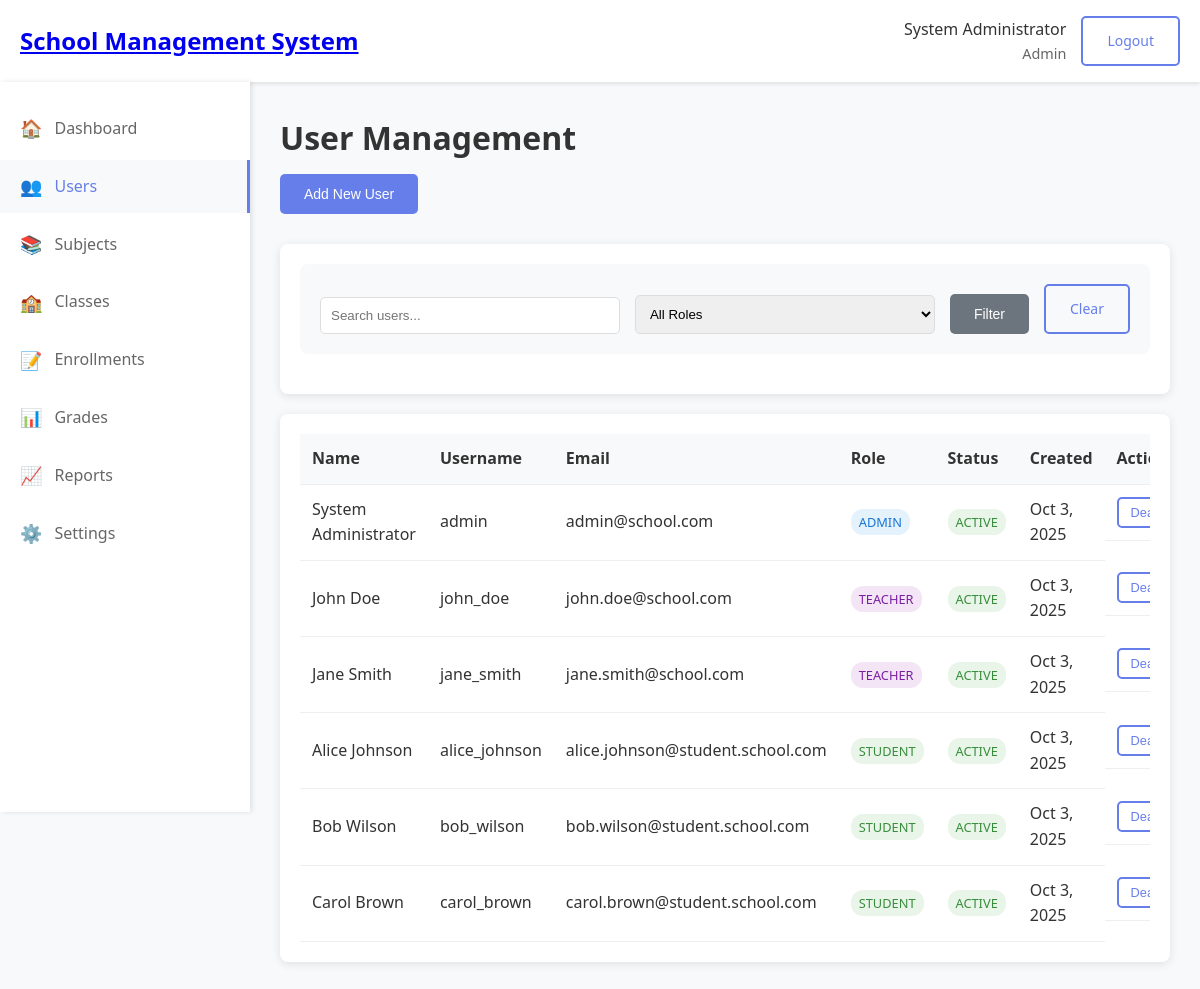
The page /admin/users.php (signed in) on the database its author committed.
### tables this page shows
CREATE TABLE users (
    id INT PRIMARY KEY AUTO_INCREMENT,
    username VARCHAR(50) UNIQUE NOT NULL,
    email VARCHAR(100) UNIQUE NOT NULL,
    password VARCHAR(255) NOT NULL,
    role ENUM('admin', 'teacher', 'student') NOT NULL,
    first_name VARCHAR(50) NOT NULL,
    last_name VARCHAR(50) NOT NULL,
    phone VARCHAR(20),
    address TEXT,
    date_of_birth DATE,
    created_at TIMESTAMP DEFAULT CURRENT_TIMESTAMP,
    updated_at TIMESTAMP DEFAULT CURRENT_TIMESTAMP ON UPDATE CURRENT_TIMESTAMP,
    is_active BOOLEAN DEFAULT TRUE
);

### admin/users.php (the view, shortened to what this page needs)
<?php
$database = new Database();
$db = $database->getConnection();
$search = isset($_GET['search']) ? $_GET['search'] : '';
$query = "SELECT * FROM users WHERE 1=1";
$query .= " ORDER BY created_at DESC";
$stmt = $db->prepare($query);
$stmt->execute();
$users = $stmt->fetchAll(PDO::FETCH_ASSOC);
?>
<!DOCTYPE html>
<html lang="en">
<head>
    <link rel="stylesheet" href="../assets/css/style.css">
    <link rel="stylesheet" href="../assets/css/admin.css">
</head>
<body class="dashboard logged-in">
    <?php include 'includes/navbar.php'; ?>
    <div class="dashboard-container">
        <?php include 'includes/sidebar.php'; ?>
        <main class="main-content">
            <div class="page-header">
                <h1 class="page-title">User Management</h1>
                <button class="btn btn-primary" onclick="openModal('createUserModal')">Add New User</button>
            </div>
            <div class="card">
                <div class="filters">
                    <form method="GET" class="filter-form">
                        <div class="filter-group">
                            <input type="text" name="search" placeholder="Search users..."
                                   value="<?php echo htmlspecialchars($search); ?>">
                        </div>
                        <div class="filter-group">
                            <select name="role">
                                <option value="">All Roles</option>
                            </select>
                        </div>
                        <button type="submit" class="btn btn-secondary">Filter</button>
                        <a href="users.php" class="btn btn-outline">Clear</a>
                    </form>
                </div>
            </div>
            <div class="card">
                <div class="table-container">
                    <table class="data-table">
                        <thead>
                            <tr>
                                <th>Name</th>
                                <th>Username</th>
                                <th>Email</th>
                                <th>Role</th>
                                <th>Status</th>
                                <th>Created</th>
                                <th>Actions</th>
                            </tr>
                        </thead>
                        <tbody>
                            <?php foreach($users as $user_row): ?>
                            <tr>
                                <td><?php echo htmlspecialchars($user_row['first_name'] . ' ' . $user_row['last_name']); ?></td>
                                <td><?php echo htmlspecialchars($user_row['username']); ?></td>
                                <td><?php echo htmlspecialchars($user_row['email']); ?></td>
                                <td>
                                    <span class="role-badge role-<?php echo $user_row['role']; ?>">
                                        <?php echo ucfirst($user_row['role']); ?>
                                    </span>
                                </td>
                                <td>
                                    <span class="status-badge status-<?php echo $user_row['is_active'] ? 'active' : 'inactive'; ?>">
                                        <?php echo $user_row['is_active'] ? 'Active' : 'Inactive'; ?>
                                    </span>
                                </td>
                                <td><?php echo date('M j, Y', strtotime($user_row['created_at'])); ?></td>
                                <td class="actions">
                                    <form method="POST" style="display: inline;">
                                        <button type="submit" class="btn btn-sm btn-outline">
                                            <?php echo $user_row['is_active'] ? 'Deactivate' : 'Activate'; ?>
                                        </button>
                                    </form>
                                </td>
                            </tr>
                            <?php endforeach; ?>
                        </tbody>
                    </table>
                </div>
            </div>
        </main>
    </div>
</body>
</html>

### admin/includes/navbar.php
<nav class="navbar">
    <div class="navbar-content">
        <div class="navbar-brand">
            <a href="dashboard.php"><?php echo APP_NAME; ?></a>
        </div>
        <div class="navbar-user">
            <div class="user-info">
                <div class="user-name"><?php echo $_SESSION['first_name'] . ' ' . $_SESSION['last_name']; ?></div>
                <div class="user-role"><?php echo $_SESSION['role']; ?></div>
            </div>
            <div class="user-actions">
                <a href="../logout.php" class="btn btn-outline">Logout</a>
            </div>
        </div>
    </div>
</nav>

### admin/includes/sidebar.php
<aside class="sidebar">
    <div class="sidebar-content">
        <ul class="sidebar-menu">
            <li class="menu-item">
                <a href="dashboard.php" class="menu-link active">
                    <span class="menu-icon">🏠</span>
                    <span class="menu-text">Dashboard</span>
                </a>
            </li>
            <li class="menu-item">
                <a href="users.php" class="menu-link">
                    <span class="menu-icon">👥</span>
                    <span class="menu-text">Users</span>
                </a>
            </li>
            <li class="menu-item">
                <a href="subjects.php" class="menu-link">
                    <span class="menu-icon">📚</span>
                    <span class="menu-text">Subjects</span>
                </a>
            </li>
            <li class="menu-item">
                <a href="classes.php" class="menu-link">
                    <span class="menu-icon">🏫</span>
                    <span class="menu-text">Classes</span>
                </a>
            </li>
            <li class="menu-item">
                <a href="enrollments.php" class="menu-link">
                    <span class="menu-icon">📝</span>
                    <span class="menu-text">Enrollments</span>
                </a>
            </li>
            <li class="menu-item">
                <a href="grades.php" class="menu-link">
                    <span class="menu-icon">📊</span>
                    <span class="menu-text">Grades</span>
                </a>
            </li>
            <li class="menu-item">
                <a href="reports.php" class="menu-link">
                    <span class="menu-icon">📈</span>
                    <span class="menu-text">Reports</span>
                </a>
            </li>
            <li class="menu-item">
                <a href="settings.php" class="menu-link">
                    <span class="menu-icon">⚙️</span>
                    <span class="menu-text">Settings</span>
                </a>
            </li>
        </ul>
    </div>
</aside>

### assets/css/style.css (style rules this page uses)
* { margin: 0; padding: 0; box-sizing: border-box; }
body { font-family: "Segoe UI", Tahoma, Geneva, Verdana, sans-serif; line-height: 1.6; color: #333; background-color: #f5f5f5; }
.btn { padding: 12px 24px; border: none; border-radius: 5px; font-size: 14px; font-weight: 500; cursor: pointer; transition: all 0.3s ease; text-decoration: none; display: inline-block; text-align: center; }
.btn-primary { background: #667eea; color: white; }
.dashboard { min-height: 100vh; background-color: #f8f9fa; }
.navbar { background: white; box-shadow: 0 2px 4px rgba(0, 0, 0, 0.1); padding: 1rem 0; }
.navbar-content { max-width: 1200px; margin: 0 auto; display: flex; justify-content: space-between; align-items: center; padding: 0 20px; }
.navbar-brand { font-size: 1.5rem; font-weight: bold; color: #667eea; }
.navbar-user { display: flex; align-items: center; gap: 15px; }
.user-info { text-align: right; }
.user-name { font-weight: 500; color: #333; }
.user-role { font-size: 0.9rem; color: #666; text-transform: capitalize; }
.main-content { max-width: 1200px; margin: 0 auto; padding: 30px 20px; }
.page-header { margin-bottom: 30px; }
.page-title { font-size: 2rem; color: #333; margin-bottom: 10px; }
.card { background: white; border-radius: 8px; box-shadow: 0 2px 10px rgba(0, 0, 0, 0.1); padding: 20px; margin-bottom: 20px; }

### assets/css/admin.css (style rules this page uses)
.dashboard-container { display: flex; min-height: calc(100vh - 70px); }
.sidebar { width: 250px; background: white; box-shadow: 2px 0 5px rgba(0, 0, 0, 0.1); position: fixed; height: calc(100vh - 70px); overflow-y: auto; }
.sidebar-content { padding: 20px 0; }
.sidebar-menu { list-style: none; }
.menu-item { margin-bottom: 5px; }
.menu-link { display: flex; align-items: center; padding: 12px 20px; color: #666; text-decoration: none; transition: all 0.3s ease; }
.menu-link:hover, .menu-link.active { background: #f8f9fa; color: #667eea; border-right: 3px solid #667eea; }
.menu-icon { margin-right: 12px; font-size: 18px; }
.menu-text { font-weight: 500; }
.main-content { margin-left: 250px; padding: 30px; width: calc(100% - 250px); }
.table-container { overflow-x: auto; }
.data-table { width: 100%; border-collapse: collapse; background: white; }
.data-table th, .data-table td { padding: 12px; text-align: left; border-bottom: 1px solid #eee; }
.data-table th { background: #f8f9fa; font-weight: 600; color: #333; }
.role-badge, .status-badge { padding: 4px 8px; border-radius: 12px; font-size: 0.8rem; font-weight: 500; text-transform: uppercase; }
.role-admin { background: #e3f2fd; color: #1976d2; }
.role-teacher { background: #f3e5f5; color: #7b1fa2; }
.role-student { background: #e8f5e8; color: #388e3c; }
.status-active { background: #e8f5e8; color: #388e3c; }
.filters { padding: 20px; background: #f8f9fa; border-radius: 8px; margin-bottom: 20px; }
.filter-form { display: flex; gap: 15px; align-items: end; flex-wrap: wrap; }
.filter-group { flex: 1; min-width: 200px; }
.filter-group input, .filter-group select { width: 100%; padding: 10px; border: 1px solid #ddd; border-radius: 5px; }
.btn-outline { background: transparent; border: 2px solid #667eea; color: #667eea; }
.btn-secondary { background: #6c757d; color: white; }
.btn-sm { padding: 6px 12px; font-size: 0.8rem; }
.actions { display: flex; gap: 5px; }

### rows shown on the page
users: first_name+last_name "System Administrator", username "admin", email "admin@school.com", role "ADMIN", is_active "ACTIVE", created_at "Oct 3, 2025"
users: first_name+last_name "John Doe", username "john_doe", email "john.doe@school.com", role "TEACHER", is_active "ACTIVE", created_at "Oct 3, 2025"
users: first_name+last_name "Jane Smith", username "jane_smith", email "jane.smith@school.com", role "TEACHER", is_active "ACTIVE", created_at "Oct 3, 2025"
users: first_name+last_name "Alice Johnson", username "alice_johnson", email "alice.johnson@student.school.com", role "STUDENT", is_active "ACTIVE", created_at "Oct 3, 2025"
users: first_name+last_name "Bob Wilson", username "bob_wilson", email "bob.wilson@student.school.com", role "STUDENT", is_active "ACTIVE", created_at "Oct 3, 2025"
users: first_name+last_name "Carol Brown", username "carol_brown", email "carol.brown@student.school.com", role "STUDENT", is_active "ACTIVE", created_at "Oct 3, 2025"

### other values the page prints
APP_NAME "School Management System"
$_SESSION['first_name'] "System"
$_SESSION['last_name'] "Administrator"
$_SESSION['role'] "Admin"
